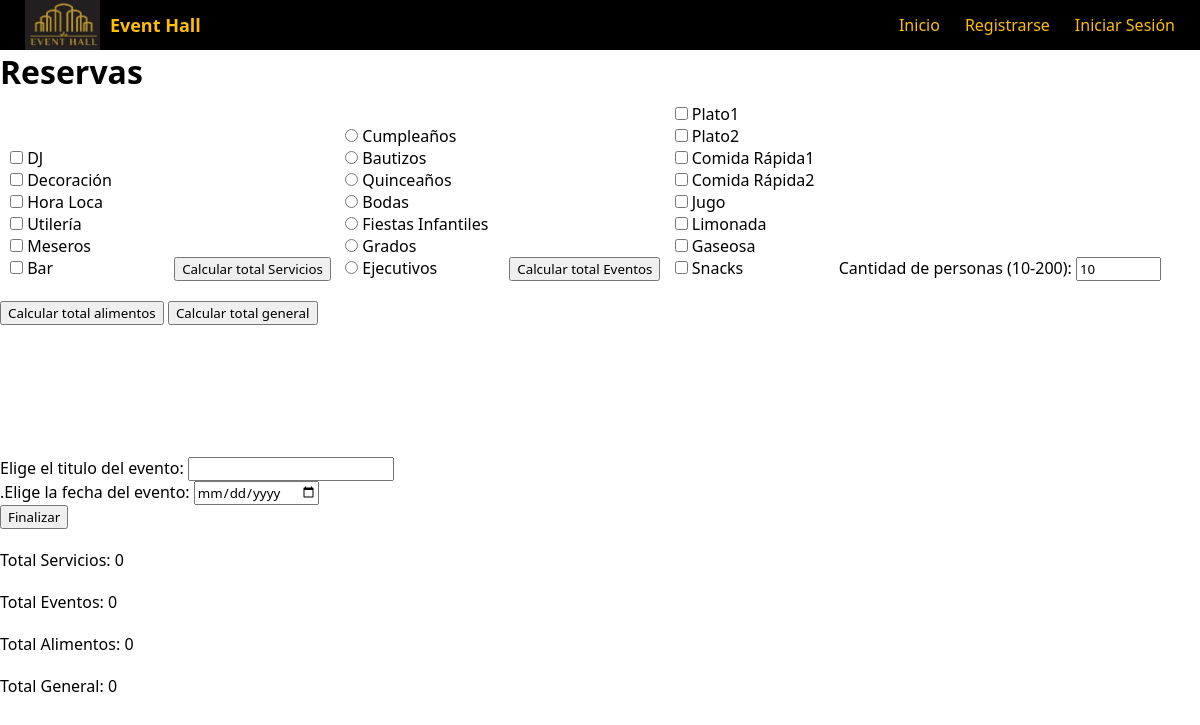
Page /selector/ on the committed database.
### tasks/models.py (models this page shows)
class Servicio(models.Model):
    nombre = models.CharField(max_length=100)
    precio = models.DecimalField(max_digits=8, decimal_places=2)

class Eventos(models.Model):
    nombre = models.CharField(max_length=100)
    precio = models.DecimalField(max_digits=8, decimal_places=2)

class Alimentos(models.Model):
    nombre = models.CharField(max_length=100)
    precio = models.DecimalField(max_digits=8, decimal_places=2)

### tasks/views.py (the view, shortened to what this page needs)
# urls.py: path('selector/', views.selector, name='selector'),
def selector(request):
    servicios = Servicio.objects.all()
    servicios_dj = Servicio.objects.filter(nombre='DJ')
    servicios_decoracion = Servicio.objects.filter(nombre='Decoración')
    servicios_hora_loca = Servicio.objects.filter(nombre='Hora Loca')
    servicios_utileria = Servicio.objects.filter(nombre='Utilería')
    servicios_meseros = Servicio.objects.filter(nombre='Meseros')
    servicios_bar = Servicio.objects.filter(nombre='Bar')
    total_servicios = 0
    eventos = Eventos.objects.all()
    eventos_c = Eventos.objects.filter(nombre='Cumpleaños')
    eventos_ba = Eventos.objects.filter(nombre='Bautizos')
    eventos_q = Eventos.objects.filter(nombre='Quinceaños')
    eventos_bo = Eventos.objects.filter(nombre='Bodas')
    eventos_fi = Eventos.objects.filter(nombre='Fiestas Infantiles')
    eventos_g = Eventos.objects.filter(nombre='Grados')
    eventos_e = Eventos.objects.filter(nombre='Ejecutivos')
    total_eventos = 0
    alimentos = Alimentos.objects.all()
    alimentos_e1 = Alimentos.objects.filter(nombre='Plato1')
    alimentos_e2 = Alimentos.objects.filter(nombre='Plato2')
    alimentos_c1 = Alimentos.objects.filter(nombre='Comida Rápida1')
    alimentos_c2 = Alimentos.objects.filter(nombre='Comida Rápida2')
    alimentos_j1 = Alimentos.objects.filter(nombre='Jugo')
    alimentos_l = Alimentos.objects.filter(nombre='Limonada')
    alimentos_g = Alimentos.objects.filter(nombre='Gaseosa')
    alimentos_l2 = Alimentos.objects.filter(nombre='Licores')
    alimentos_s = Alimentos.objects.filter(nombre='Snacks')
    total_alimentos = 0
    cantidad_personas = int(request.POST.get('Personas', 10))
    total_alimentos *= cantidad_personas
    total_general = str(total_servicios + total_eventos + total_alimentos)
    context = {
        'servicios': servicios,
        'servicios_dj': servicios_dj,
        'servicios_decoracion': servicios_decoracion,
        'servicios_hora_loca': servicios_hora_loca,
        'servicios_utileria': servicios_utileria,
        'servicios_meseros': servicios_meseros,
        'servicios_bar': servicios_bar,
        'eventos': eventos,
        'eventos_c': eventos_c,
        'eventos_ba': eventos_ba,
        'eventos_q': eventos_q,
        'eventos_bo': eventos_bo,
        'eventos_fi': eventos_fi,
        'eventos_g': eventos_g,
        'eventos_e': eventos_e,
        'alimentos_e1': alimentos_e1,
        'alimentos_e2': alimentos_e2,
        'alimentos_c1': alimentos_c1,
        'alimentos_c2': alimentos_c2,
        'alimentos_j1': alimentos_j1,
        'alimentos_l': alimentos_l,
        'alimentos_g': alimentos_g,
        'alimentos_l2': alimentos_l2,
        'alimentos_s': alimentos_s,
        'total_alimentos': total_alimentos,
        'total_servicios': total_servicios,
        'total_eventos': total_eventos,
        'total_general': total_general
    }
    return render(request, 'tasks.html', context)

### tasks/templates/tasks.html (shortened to what this page needs)
{% extends 'base.html' %}
{% block content %}
<h1>Reservas</h1>
<form class= 'formulario' method="post" action="{% url 'selector' %}">
        <div class="checkbox-servicios">
            {% for servicio in servicios_dj %}
            <input type="checkbox" id="servicio{{ servicio.id }}" name="servicios" value="{{ servicio.id }}">
            <label for="servicio{{ servicio.id }}">{{ servicio.nombre }}</label><br>
            {% endfor %}
            {% for servicio in servicios_decoracion %}
            <input type="checkbox" id="servicio{{ servicio.id }}" name="servicios" value="{{ servicio.id }}">
            <label for="servicio{{ servicio.id }}">{{ servicio.nombre }}</label><br>
            {% endfor %}
            {% for servicio in servicios_hora_loca %}
            <input type="checkbox" id="servicio{{ servicio.id }}" name="servicios" value="{{ servicio.id }}">
            <label for="servicio{{ servicio.id }}">{{ servicio.nombre }}</label><br>
            {% endfor %}
            {% for servicio in servicios_utileria %}
            <input type="checkbox" id="servicio{{ servicio.id }}" name="servicios" value="{{ servicio.id }}">
            <label for="servicio{{ servicio.id }}">{{ servicio.nombre }}</label><br>
            {% endfor %}
            {% for servicio in servicios_meseros %}
            <input type="checkbox" id="servicio{{ servicio.id }}" name="servicios" value="{{ servicio.id }}">
            <label for="servicio{{ servicio.id }}">{{ servicio.nombre }}</label><br>
            {% endfor %}
            {% for servicio in servicios_bar %}
            <input type="checkbox" id="servicio{{ servicio.id }}" name="servicios" value="{{ servicio.id }}">
            <label for="servicio{{ servicio.id }}">{{ servicio.nombre }}</label><br>
            {% endfor %}
        </div>
        <input type="submit" class="valor-servicio" value="Calcular total Servicios">
        <div class="radio-eventos">
            {% for eventos in eventos_c %}
            <input type="radio" id="eventos{{ eventos.id }}" name="eventos" value="{{ eventos.id }}">
            <label for="eventos{{ eventos.id }}">{{ eventos.nombre }}</label><br>
            {% endfor %}
            {% for eventos in eventos_ba %}
            <input type="radio" id="eventos{{ eventos.id }}" name="eventos" value="{{ eventos.id }}">
            <label for="eventos{{ eventos.id }}">{{ eventos.nombre }}</label><br>
            {% endfor %}
            {% for eventos in eventos_q %}
            <input type="radio" id="eventos{{ eventos.id }}" name="eventos" value="{{ eventos.id }}">
            <label for="eventos{{ eventos.id }}">{{ eventos.nombre }}</label><br>
            {% endfor %}
            {% for eventos in eventos_bo %}
            <input type="radio" id="eventos{{ eventos.id }}" name="eventos" value="{{ eventos.id }}">
            <label for="eventos{{ eventos.id }}">{{ eventos.nombre }}</label><br>
            {% endfor %}
            {% for eventos in eventos_fi %}
            <input type="radio" id="eventos{{ eventos.id }}" name="eventos" value="{{ eventos.id }}">
            <label for="eventos{{ eventos.id }}">{{ eventos.nombre }}</label><br>
            {% endfor %}
            {% for eventos in eventos_g %}
            <input type="radio" id="eventos{{ eventos.id }}" name="eventos" value="{{ eventos.id }}">
            <label for="eventos{{ eventos.id }}">{{ eventos.nombre }}</label><br>
            {% endfor %}
            {% for eventos in eventos_e %}
            <input type="radio" id="eventos{{ eventos.id }}" name="eventos" value="{{ eventos.id }}">
            <label for="eventos{{ eventos.id }}">{{ eventos.nombre }}</label><br>
            {% endfor %}
        </div>
        <input type="submit" class="valor-eventos" value="Calcular total Eventos">
        <div class="checkbox-alimentos">
            {% for alimentos in alimentos_e1 %}
            <input type="checkbox" id="alimentos{{ alimentos.id }}" name="alimentos" value="{{ alimentos.id }}" onchange="mostrarCuadroDescriptivo('{{ alimentos.id }}', 'Plato1: carne en rollo, ensalada de vegetales, pan, arroz')">
            <label for="alimentos{{ alimentos.id }}">{{ alimentos.nombre }}</label><br>
            {% endfor %}
            {% for alimentos in alimentos_e2 %}
            <input type="checkbox" id="alimentos{{ alimentos.id }}" name="alimentos" value="{{ alimentos.id }}"onchange="mostrarCuadroDescriptivo('{{ alimentos.id }}', 'Plato2: filete de pollo, ensalada de papa, arroz')">
            <label for="alimentos{{ alimentos.id }}">{{ alimentos.nombre }}</label><br>
            {% endfor %}
            {% for alimentos in alimentos_c1 %}
            <input type="checkbox" id="alimentos{{ alimentos.id }}" name="alimentos" value="{{ alimentos.id }}"onchange="mostrarCuadroDescriptivo('{{ alimentos.id }}', 'Comida Rápida1: Hamburguesa')">
            <label for="alimentos{{ alimentos.id }}">{{ alimentos.nombre }}</label><br>
            {% endfor %}
            {% for alimentos in alimentos_c2 %}
            <input type="checkbox" id="alimentos{{ alimentos.id }}" name="alimentos" value="{{ alimentos.id }}"onchange="mostrarCuadroDescriptivo('{{ alimentos.id }}', 'Comida Rápida2: Perro')">
            <label for="alimentos{{ alimentos.id }}">{{ alimentos.nombre }}</label><br>
            {% endfor %}
            {% for alimentos in alimentos_j1 %}
            <input type="checkbox" id="alimentos{{ alimentos.id }}" name="alimentos" value="{{ alimentos.id }}"onchange="mostrarCuadroDescriptivo('{{ alimentos.id }}', 'Jugo: Maracuyá, Lulo, Mora')">
            <label for="alimentos{{ alimentos.id }}">{{ alimentos.nombre }}</label><br>
            {% endfor %}
            {% for alimentos in alimentos_l %}
            <input type="checkbox" id="alimentos{{ alimentos.id }}" name="alimentos" value="{{ alimentos.id }}"onchange="mostrarCuadroDescriptivo('{{ alimentos.id }}', 'Limonada: Coco,Cerezada, Limón')">
            <label for="alimentos{{ alimentos.id }}">{{ alimentos.nombre }}</label><br>
            {% endfor %}
            {% for alimentos in alimentos_g %}
            <input type="checkbox" id="alimentos{{ alimentos.id }}" name="alimentos" value="{{ alimentos.id }}"onchange="mostrarCuadroDescriptivo('{{ alimentos.id }}', 'Gaseosa: Colombiana, Manzana, Popular')">
            <label for="alimentos{{ alimentos.id }}">{{ alimentos.nombre }}</label><br>
            {% endfor %}
            {% for alimentos in alimentos_s %}
            <input type="checkbox" id="alimentos{{ alimentos.id }}" name="alimentos" value="{{ alimentos.id }}"onchange="mostrarCuadroDescriptivo('{{ alimentos.id }}', 'Snacks: Papas, Gomas, Maní')">
            <label for="alimentos{{ alimentos.id }}">{{ alimentos.nombre }}</label><br>
            {% endfor %}
        </div>
        <label for="Personas">Cantidad de personas (10-200):</label>
        <input type="number" id="Personas" name="Personas"
              min="10" max="200" value = "10">
        <input type="submit" class="valor-alimentos" value="Calcular total alimentos">
        <input type="submit" class="calcular-total" value="Calcular total general">
          <br><br><br><br><br><br><br>
          <form action="https://example.com">
            <label>
              Elige el titulo del evento:
              <input type="text">
            </label><br>
            <label>
              .Elige la fecha del evento:
              <input type="date" name="event" />
            </label><br>
            <p><button>Finalizar</button></p>
          </form>
</form>
<p class="mi-total-servicios">Total Servicios: {{ total_servicios }}</p>
<p class="mi-total-eventos">Total Eventos: {{ total_eventos }}</p>
<p class="mi-total-alimentos">Total Alimentos: {{ total_alimentos }}</p>
<p class="mi-total-general">Total General: {{ total_general }}</p>
{% endblock %}

### tasks/static/css/styles.css (style rules this page uses)
* { font-family: system-ui, -apple-system, BlinkMacSystemFont, 'Segoe UI', Roboto, Oxygen, Ubuntu, Cantarell, 'Open Sans', 'Helvetica Neue', sans-serif; margin: 0; }
:root { --black: #000000; --black-second: #353535; --blue-first: #0cbccc; --blue-second: #008B8B; --gray: #97978f; --white: #ffffff; --yellow: hsl(45, 100%, 50%); }
.checkbox-servicios, .radio-eventos, .checkbox-alimentos { display: inline-block; width: 150px; height: 100px; margin: 10px; }
.valor-servicio { margin-top: 20px; }
.mi-total-servicios, .mi-total-eventos, .mi-total-alimentos, .mi-total-general { margin-top: 20px; }
.calcular-total { margin-top: 20px; }

### rows in the picture
Servicio: nombre "DJ"
Servicio: nombre "Decoración"
Servicio: nombre "Hora Loca"
Servicio: nombre "Utilería"
Servicio: nombre "Meseros"
Servicio: nombre "Bar"
Eventos: nombre "Cumpleaños"
Eventos: nombre "Bautizos"
Eventos: nombre "Quinceaños"
Eventos: nombre "Bodas"
Eventos: nombre "Fiestas Infantiles"
Eventos: nombre "Grados"
Eventos: nombre "Ejecutivos"
Alimentos: nombre "Plato1"
Alimentos: nombre "Plato2"
Alimentos: nombre "Comida Rápida1"
Alimentos: nombre "Comida Rápida2"
Alimentos: nombre "Jugo"
Alimentos: nombre "Limonada"
Alimentos: nombre "Gaseosa"
Alimentos: nombre "Snacks"

### other values in the picture
{{ total_servicios }} "0"
{{ total_eventos }} "0"
{{ total_alimentos }} "0"
{{ total_general }} "0"
